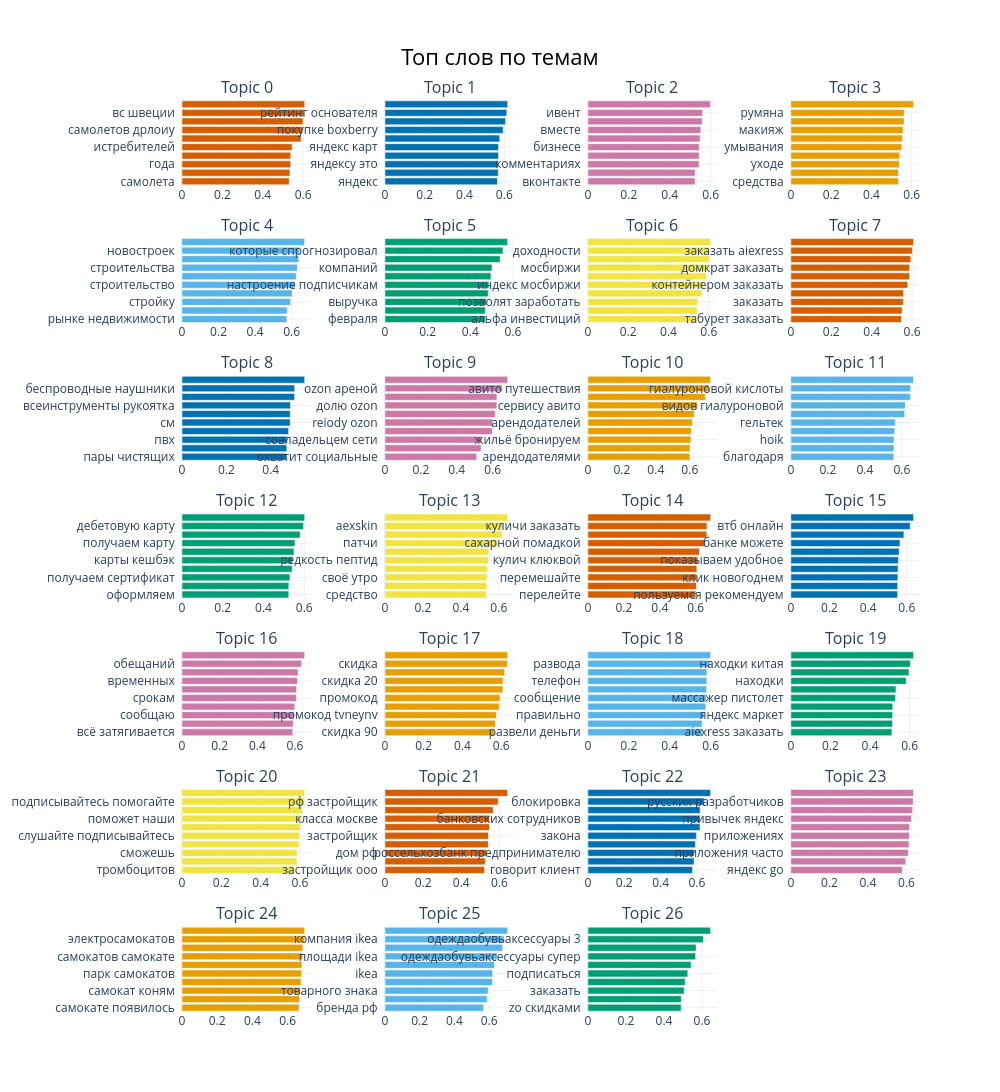

This figure's notebook cell:
### Code cell


### Figure 1 — Plotly figure (JSON) as saved in the notebook; plotly's stock layout.template omitted (floating-point values rounded to 4 significant figures)
{"data": [{"marker": {"color": "#D55E00"}, "orientation": "h", "type": "bar", "x": [0.5311, 0.5351, 0.5386, 0.5386, 0.5456, 0.5904, 0.5982, 0.5996, 0.6045, 0.608], "xaxis": "x", "y": ["самолета  ", "швеция  ", "года  ", "12 истребителей  ", "истребителей  ", "заключить данией  ", "самолетов дрлоиу  ", "продажи самолетов  ", "вс швеции  ", "вс дании  "], "yaxis": "y"}, {"marker": {"color": "#0072B2"}, "orientation": "h", "type": "bar", "x": [0.5658, 0.5697, 0.5697, 0.5708, 0.571, 0.577, 0.5942, 0.6065, 0.6124, 0.6168], "xaxis": "x2", "y": ["яндекс  ", "пять компаний  ", "яндексу это  ", "яндексу  ", "яндекс карт  ", "сбер сеть  ", "покупке boxberry  ", "яндекс объявил  ", "рейтинг основателя  ", "рейтинг яндекс  "], "yaxis": "y2"}, {"marker": {"color": "#CC79A7"}, "orientation": "h", "type": "bar", "x": [0.5238, 0.524, 0.5434, 0.5441, 0.5443, 0.5485, 0.552, 0.5588, 0.5607, 0.5997], "xaxis": "x3", "y": ["вконтакте  ", "проекта основатели  ", "комментариях  ", "бизнеса  ", "бизнесе  ", "нетворкинг 2  ", "вместе  ", "подписчиков  ", "ивент  ", "основатель askon  "], "yaxis": "y3"}, {"marker": {"color": "#E69F00"}, "orientation": "h", "type": "bar", "x": [0.5338, 0.5341, 0.5381, 0.5401, 0.55, 0.5538, 0.5569, 0.5617, 0.563, 0.609], "xaxis": "x4", "y": ["средства  ", "парфюм  ", "уходе  ", "накраситься  ", "умывания  ", "скидку покупке  ", "макияж  ", "крем  ", "румяна  ", "косметичку  "], "yaxis": "y4"}, {"marker": {"color": "#56B4E9"}, "orientation": "h", "type": "bar", "x": [0.5734, 0.5756, 0.5952, 0.6029, 0.6178, 0.6254, 0.6313, 0.6394, 0.6436, 0.6717], "xaxis": "x5", "y": ["рынке недвижимости  ", "минстрой  ", "стройку  ", "строительстве  ", "строительство  ", "недвижимость  ", "строительства  ", "застройщики  ", "новостроек  ", "новостройки  "], "yaxis": "y5"}, {"marker": {"color": "#009E73"}, "orientation": "h", "type": "bar", "x": [0.4704, 0.4707, 0.4751, 0.4841, 0.4872, 0.4965, 0.5017, 0.5403, 0.553, 0.5751], "xaxis": "x6", "y": ["февраля  ", "рынке  ", "выручка  ", "оказывается  ", "настроение подписчикам  ", "шумилов  ", "компаний  ", "газпром  ", "которые спрогнозировал  ", "разборы компаний  "], "yaxis": "y6"}, {"marker": {"color": "#F0E442"}, "orientation": "h", "type": "bar", "x": [0.5391, 0.5424, 0.5458, 0.5649, 0.5738, 0.5886, 0.5936, 0.6024, 0.6047, 0.6089], "xaxis": "x7", "y": ["альфа инвестиций  ", "рубль  ", "позволят заработать  ", "облигаций  ", "индекс мосбиржи  ", "доходностью  ", "мосбиржи  ", "индекса мосбиржи  ", "доходности  ", "доходность  "], "yaxis": "y7"}, {"marker": {"color": "#D55E00"}, "orientation": "h", "type": "bar", "x": [0.5476, 0.5507, 0.5571, 0.558, 0.5779, 0.5873, 0.5877, 0.5942, 0.6015, 0.6074], "xaxis": "x8", "y": ["табурет заказать  ", "машинка заказать  ", "заказать  ", "бутылка заказать  ", "контейнером заказать  ", "ссылка заказать  ", "домкрат заказать  ", "маркете доставка  ", "заказать aiexress  ", "яндекс маркете  "], "yaxis": "y8"}, {"marker": {"color": "#0072B2"}, "orientation": "h", "type": "bar", "x": [0.4701, 0.4722, 0.4735, 0.4802, 0.4875, 0.4877, 0.4889, 0.5072, 0.5077, 0.5529], "xaxis": "x9", "y": ["пары чистящих  ", "сверления 90  ", "пвх  ", "3599 цене  ", "см  ", "аккумулятора 32  ", "всеинструменты рукоятка  ", "стеклоочиститель puruiki  ", "беспроводные наушники  ", "подборка товаров  "], "yaxis": "y9"}, {"marker": {"color": "#CC79A7"}, "orientation": "h", "type": "bar", "x": [0.511, 0.5355, 0.5393, 0.5979, 0.6011, 0.6141, 0.6235, 0.6236, 0.6523, 0.6834], "xaxis": "x10", "y": ["охватит социальные  ", "vosok  ", "совладельцем сети  ", "ozon trve  ", "reiody ozon  ", "ozon заходит  ", "долю ozon  ", "ozon  ", "ozon ареной  ", "станет ozon  "], "yaxis": "y10"}, {"marker": {"color": "#E69F00"}, "orientation": "h", "type": "bar", "x": [0.6009, 0.6018, 0.6064, 0.6083, 0.6162, 0.6264, 0.6442, 0.6909, 0.7135, 0.7225], "xaxis": "x11", "y": ["арендодателями  ", "посуточная аренда  ", "жильё бронируем  ", "арендаторы  ", "арендодателей  ", "аренда  ", "сервису авито  ", "бизнес авито  ", "авито путешествия  ", "авито путешествиях  "], "yaxis": "y11"}, {"marker": {"color": "#56B4E9"}, "orientation": "h", "type": "bar", "x": [0.5558, 0.5566, 0.5573, 0.5605, 0.5639, 0.6146, 0.6185, 0.6459, 0.6474, 0.6626], "xaxis": "x12", "y": ["благодаря  ", "кожу  ", "hoik  ", "гель гиалуроновой  ", "гельтек  ", "увлажняют  ", "видов гиалуроновой  ", "гиалуроновой  ", "гиалуроновой кислоты  ", "гиалуроновой кислотой  "], "yaxis": "y12"}, {"marker": {"color": "#009E73"}, "orientation": "h", "type": "bar", "x": [0.5242, 0.5244, 0.5296, 0.5407, 0.5426, 0.5498, 0.5544, 0.5804, 0.5962, 0.6023], "xaxis": "x13", "y": ["оформляем  ", "сертификат  ", "получаем сертификат  ", "обслуживание карты  ", "карты кешбэк  ", "карты мтс  ", "получаем карту  ", "карту мтс  ", "дебетовую карту  ", "оформляем дебетовую  "], "yaxis": "y13"}, {"marker": {"color": "#F0E442"}, "orientation": "h", "type": "bar", "x": [0.5349, 0.5368, 0.5376, 0.54, 0.5447, 0.5473, 0.5931, 0.6183, 0.6206, 0.6466], "xaxis": "x14", "y": ["средство  ", "качественная  ", "своё утро  ", "качественная косметика  ", "редкость пептид  ", "случае патчи  ", "патчи  ", "aexskin который  ", "aexskin  ", "aexskin рассказывала  "], "yaxis": "y14"}, {"marker": {"color": "#D55E00"}, "orientation": "h", "type": "bar", "x": [0.6001, 0.6039, 0.6056, 0.6057, 0.6124, 0.6204, 0.6516, 0.6614, 0.6622, 0.6825], "xaxis": "x15", "y": ["перелейте  ", "куличи  ", "перемешайте  ", "петербурге шоколадный  ", "кулич клюквой  ", "начинкой сахарной  ", "сахарной помадкой  ", "вашего пасхального  ", "куличи заказать  ", "шоколадный кулич  "], "yaxis": "y15"}, {"marker": {"color": "#0072B2"}, "orientation": "h", "type": "bar", "x": [0.5526, 0.5526, 0.5536, 0.5549, 0.5568, 0.5606, 0.5647, 0.5849, 0.6177, 0.6349], "xaxis": "x16", "y": ["пользуемся рекомендуем  ", "бронировать подарки  ", "клик новогоднем  ", "месяца запускаем  ", "показываем удобное  ", "подарков  ", "банке можете  ", "подарки открытия  ", "втб онлайн  ", "банком открытие  "], "yaxis": "y16"}, {"marker": {"color": "#CC79A7"}, "orientation": "h", "type": "bar", "x": [0.5886, 0.591, 0.5965, 0.5986, 0.6077, 0.6083, 0.6131, 0.6168, 0.6352, 0.6515], "xaxis": "x17", "y": ["всё затягивается  ", "глобальных изменений  ", "сообщаю  ", "вызывает недовольство  ", "срокам  ", "gooe яндекс  ", "временных  ", "доброе  ", "обещаний  ", "срокам пока  "], "yaxis": "y17"}, {"marker": {"color": "#E69F00"}, "orientation": "h", "type": "bar", "x": [0.5645, 0.5707, 0.5763, 0.5907, 0.5944, 0.6093, 0.6101, 0.6185, 0.6323, 0.6339], "xaxis": "x18", "y": ["скидка 90  ", "вафельные молочном  ", "промокод tvneynv  ", "промокод gedjt  ", "промокод  ", "промокоды  ", "скидка 20  ", "повышенные скидки  ", "скидка  ", "конфеты  "], "yaxis": "y18"}, {"marker": {"color": "#56B4E9"}, "orientation": "h", "type": "bar", "x": [0.5587, 0.559, 0.5667, 0.5766, 0.577, 0.5806, 0.5818, 0.5819, 0.5958, 0.5999], "xaxis": "x19", "y": ["развели деньги  ", "телефону  ", "правильно  ", "развели  ", "сообщение  ", "рассказываю  ", "телефон  ", "спам  ", "развода  ", "почтовый сервис  "], "yaxis": "y19"}, {"marker": {"color": "#009E73"}, "orientation": "h", "type": "bar", "x": [0.5106, 0.5132, 0.5139, 0.5148, 0.529, 0.531, 0.5829, 0.5967, 0.6039, 0.6197], "xaxis": "x20", "y": ["aiexress заказать  ", "яндекс маркете  ", "яндекс маркет  ", "термопринтер купить  ", "массажер пистолет  ", "китая массажер  ", "находки  ", "aiexress находки  ", "находки китая  ", "маркете находки  "], "yaxis": "y20"}, {"marker": {"color": "#F0E442"}, "orientation": "h", "type": "bar", "x": [0.5745, 0.5845, 0.585, 0.5959, 0.5985, 0.6034, 0.6056, 0.6123, 0.6229, 0.6243], "xaxis": "x21", "y": ["тромбоцитов  ", "смотрите слушайте  ", "сможешь  ", "помощь  ", "слушайте подписывайтесь  ", "помогайте  ", "поможет наши  ", "помогайте участвуйте  ", "подписывайтесь помогайте  ", "подписывайтесь  "], "yaxis": "y21"}, {"marker": {"color": "#D55E00"}, "orientation": "h", "type": "bar", "x": [0.5223, 0.5258, 0.5336, 0.5421, 0.5425, 0.5479, 0.5492, 0.5676, 0.5936, 0.6434], "xaxis": "x22", "y": ["застройщик ооо  ", "наш дом  ", "дом рф  ", "центра москвы  ", "застройщик  ", "детский сад  ", "класса москве  ", "ипотека 3  ", "рф застройщик  ", "москве семейная  "], "yaxis": "y22"}, {"marker": {"color": "#0072B2"}, "orientation": "h", "type": "bar", "x": [0.5758, 0.5844, 0.5845, 0.5916, 0.5972, 0.6171, 0.6172, 0.6178, 0.6405, 0.6753], "xaxis": "x23", "y": ["говорит клиент  ", "проблемного клиента  ", "россельхозбанк предпринимателю  ", "банковских  ", "закона  ", "слышит клиент  ", "банковских сотрудников  ", "блокировки  ", "блокировка  ", "заблокированными счетами  "], "yaxis": "y23"}, {"marker": {"color": "#CC79A7"}, "orientation": "h", "type": "bar", "x": [0.5786, 0.596, 0.609, 0.613, 0.6151, 0.6158, 0.6259, 0.6319, 0.6348, 0.6365], "xaxis": "x24", "y": ["яндекс go  ", "аплоада яндекс  ", "приложения часто  ", "русские приложения  ", "приложениях  ", "фишек ios  ", "привычек яндекс  ", "приложениям  ", "русских разработчиков  ", "приложениях русских  "], "yaxis": "y24"}, {"marker": {"color": "#E69F00"}, "orientation": "h", "type": "bar", "x": [0.6653, 0.6685, 0.6727, 0.6761, 0.6784, 0.6813, 0.6866, 0.6871, 0.6972, 0.6972], "xaxis": "x25", "y": ["самокате появилось  ", "самокат  ", "самокат коням  ", "самокат появилось  ", "парк самокатов  ", "аренды электросамокатов  ", "самокатов самокате  ", "самокатов газпром  ", "электросамокатов  ", "батарей электросамокатов  "], "yaxis": "y25"}, {"marker": {"color": "#56B4E9"}, "orientation": "h", "type": "bar", "x": [0.5689, 0.5894, 0.5946, 0.6199, 0.6204, 0.6299, 0.6468, 0.6778, 0.6864, 0.7067], "xaxis": "x26", "y": ["бренда рф  ", "товарный знак  ", "товарного знака  ", "рф ikea  ", "ikea  ", "развивает ikea  ", "площади ikea  ", "ikea зарегистрировала  ", "компания ikea  ", "надпись ikea  "], "yaxis": "y26"}, {"marker": {"color": "#009E73"}, "orientation": "h", "type": "bar", "x": [0.4903, 0.4908, 0.5066, 0.5114, 0.5252, 0.5422, 0.566, 0.569, 0.6068, 0.6451], "xaxis": "x27", "y": ["zo скидками  ", "маркете доставка  ", "заказать  ", "яндекс маркете  ", "подписаться  ", "заводите будильники  ", "одеждаобувьаксессуары супер  ", "одеждаобувьаксессуары  ", "одеждаобувьаксессуары 3  ", "будильники одеждаобувьаксессуары  "], "yaxis": "y27"}], "layout": {"annotations": [{"font": {"size": 16}, "showarrow": false, "text": "Topic 0", "x": 0.0875, "xanchor": "center", "xref": "paper", "y": 1, "yanchor": "bottom", "yref": "paper"}, {"font": {"size": 16}, "showarrow": false, "text": "Topic 1", "x": 0.3625, "xanchor": "center", "xref": "paper", "y": 1, "yanchor": "bottom", "yref": "paper"}, {"font": {"size": 16}, "showarrow": false, "text": "Topic 2", "x": 0.6375, "xanchor": "center", "xref": "paper", "y": 1, "yanchor": "bottom", "yref": "paper"}, {"font": {"size": 16}, "showarrow": false, "text": "Topic 3", "x": 0.9125, "xanchor": "center", "xref": "paper", "y": 1, "yanchor": "bottom", "yref": "paper"}, {"font": {"size": 16}, "showarrow": false, "text": "Topic 4", "x": 0.0875, "xanchor": "center", "xref": "paper", "y": 0.849, "yanchor": "bottom", "yref": "paper"}, {"font": {"size": 16}, "showarrow": false, "text": "Topic 5", "x": 0.3625, "xanchor": "center", "xref": "paper", "y": 0.849, "yanchor": "bottom", "yref": "paper"}, {"font": {"size": 16}, "showarrow": false, "text": "Topic 6", "x": 0.6375, "xanchor": "center", "xref": "paper", "y": 0.849, "yanchor": "bottom", "yref": "paper"}, {"font": {"size": 16}, "showarrow": false, "text": "Topic 7", "x": 0.9125, "xanchor": "center", "xref": "paper", "y": 0.849, "yanchor": "bottom", "yref": "paper"}, {"font": {"size": 16}, "showarrow": false, "text": "Topic 8", "x": 0.0875, "xanchor": "center", "xref": "paper", "y": 0.698, "yanchor": "bottom", "yref": "paper"}, {"font": {"size": 16}, "showarrow": false, "text": "Topic 9", "x": 0.3625, "xanchor": "center", "xref": "paper", "y": 0.698, "yanchor": "bottom", "yref": "paper"}, {"font": {"size": 16}, "showarrow": false, "text": "Topic 10", "x": 0.6375, "xanchor": "center", "xref": "paper", "y": 0.698, "yanchor": "bottom", "yref": "paper"}, {"font": {"size": 16}, "showarrow": false, "text": "Topic 11", "x": 0.9125, "xanchor": "center", "xref": "paper", "y": 0.698, "yanchor": "bottom", "yref": "paper"}, {"font": {"size": 16}, "showarrow": false, "text": "Topic 12", "x": 0.0875, "xanchor": "center", "xref": "paper", "y": 0.5469, "yanchor": "bottom", "yref": "paper"}, {"font": {"size": 16}, "showarrow": false, "text": "Topic 13", "x": 0.3625, "xanchor": "center", "xref": "paper", "y": 0.5469, "yanchor": "bottom", "yref": "paper"}, {"font": {"size": 16}, "showarrow": false, "text": "Topic 14", "x": 0.6375, "xanchor": "center", "xref": "paper", "y": 0.5469, "yanchor": "bottom", "yref": "paper"}, {"font": {"size": 16}, "showarrow": false, "text": "Topic 15", "x": 0.9125, "xanchor": "center", "xref": "paper", "y": 0.5469, "yanchor": "bottom", "yref": "paper"}, {"font": {"size": 16}, "showarrow": false, "text": "Topic 16", "x": 0.0875, "xanchor": "center", "xref": "paper", "y": 0.3959, "yanchor": "bottom", "yref": "paper"}, {"font": {"size": 16}, "showarrow": false, "text": "Topic 17", "x": 0.3625, "xanchor": "center", "xref": "paper", "y": 0.3959, "yanchor": "bottom", "yref": "paper"}, {"font": {"size": 16}, "showarrow": false, "text": "Topic 18", "x": 0.6375, "xanchor": "center", "xref": "paper", "y": 0.3959, "yanchor": "bottom", "yref": "paper"}, {"font": {"size": 16}, "showarrow": false, "text": "Topic 19", "x": 0.9125, "xanchor": "center", "xref": "paper", "y": 0.3959, "yanchor": "bottom", "yref": "paper"}, {"font": {"size": 16}, "showarrow": false, "text": "Topic 20", "x": 0.0875, "xanchor": "center", "xref": "paper", "y": 0.2449, "yanchor": "bottom", "yref": "paper"}, {"font": {"size": 16}, "showarrow": false, "text": "Topic 21", "x": 0.3625, "xanchor": "center", "xref": "paper", "y": 0.2449, "yanchor": "bottom", "yref": "paper"}, {"font": {"size": 16}, "showarrow": false, "text": "Topic 22", "x": 0.6375, "xanchor": "center", "xref": "paper", "y": 0.2449, "yanchor": "bottom", "yref": "paper"}, {"font": {"size": 16}, "showarrow": false, "text": "Topic 23", "x": 0.9125, "xanchor": "center", "xref": "paper", "y": 0.2449, "yanchor": "bottom", "yref": "paper"}, {"font": {"size": 16}, "showarrow": false, "text": "Topic 24", "x": 0.0875, "xanchor": "center", "xref": "paper", "y": 0.09388, "yanchor": "bottom", "yref": "paper"}, {"font": {"size": 16}, "showarrow": false, "text": "Topic 25", "x": 0.3625, "xanchor": "center", "xref": "paper", "y": 0.09388, "yanchor": "bottom", "yref": "paper"}, {"font": {"size": 16}, "showarrow": false, "text": "Topic 26", "x": 0.6375, "xanchor": "center", "xref": "paper", "y": 0.09388, "yanchor": "bottom", "yref": "paper"}], "height": 1750, "hoverlabel": {"bgcolor": "white", "font": {"family": "Rockwell", "size": 16}}, "showlegend": false, "title": {"font": {"color": "Black", "size": 22}, "text": "Топ слов по темам", "x": 0.5, "xanchor": "center", "yanchor": "top"}, "width": 1000, "xaxis": {"anchor": "y", "domain": [0, 0.175], "showgrid": true}, "xaxis10": {"anchor": "y10", "domain": [0.275, 0.45], "showgrid": true}, "xaxis11": {"anchor": "y11", "domain": [0.55, 0.725], "showgrid": true}, "xaxis12": {"anchor": "y12", "domain": [0.825, 1], "showgrid": true}, "xaxis13": {"anchor": "y13", "domain": [0, 0.175], "showgrid": true}, "xaxis14": {"anchor": "y14", "domain": [0.275, 0.45], "showgrid": true}, "xaxis15": {"anchor": "y15", "domain": [0.55, 0.725], "showgrid": true}, "xaxis16": {"anchor": "y16", "domain": [0.825, 1], "showgrid": true}, "xaxis17": {"anchor": "y17", "domain": [0, 0.175], "showgrid": true}, "xaxis18": {"anchor": "y18", "domain": [0.275, 0.45], "showgrid": true}, "xaxis19": {"anchor": "y19", "domain": [0.55, 0.725], "showgrid": true}, "xaxis2": {"anchor": "y2", "domain": [0.275, 0.45], "showgrid": true}, "xaxis20": {"anchor": "y20", "domain": [0.825, 1], "showgrid": true}, "xaxis21": {"anchor": "y21", "domain": [0, 0.175], "showgrid": true}, "xaxis22": {"anchor": "y22", "domain": [0.275, 0.45], "showgrid": true}, "xaxis23": {"anchor": "y23", "domain": [0.55, 0.725], "showgrid": true}, "xaxis24": {"anchor": "y24", "domain": [0.825, 1], "showgrid": true}, "xaxis25": {"anchor": "y25", "domain": [0, 0.175], "showgrid": true}, "xaxis26": {"anchor": "y26", "domain": [0.275, 0.45], "showgrid": true}, "xaxis27": {"anchor": "y27", "domain": [0.55, 0.725], "showgrid": true}, "xaxis28": {"anchor": "y28", "domain": [0.825, 1], "showgrid": true}, "xaxis3": {"anchor": "y3", "domain": [0.55, 0.725], "showgrid": true}, "xaxis4": {"anchor": "y4", "domain": [0.825, 1], "showgrid": true}, "xaxis5": {"anchor": "y5", "domain": [0, 0.175], "showgrid": true}, "xaxis6": {"anchor": "y6", "domain": [0.275, 0.45], "showgrid": true}, "xaxis7": {"anchor": "y7", "domain": [0.55, 0.725], "showgrid": true}, "xaxis8": {"anchor": "y8", "domain": [0.825, 1], "showgrid": true}, "xaxis9": {"anchor": "y9", "domain": [0, 0.175], "showgrid": true}, "yaxis": {"anchor": "x", "domain": [0.9061, 1], "showgrid": true}, "yaxis10": {"anchor": "x10", "domain": [0.6041, 0.698], "showgrid": true}, "yaxis11": {"anchor": "x11", "domain": [0.6041, 0.698], "showgrid": true}, "yaxis12": {"anchor": "x12", "domain": [0.6041, 0.698], "showgrid": true}, "yaxis13": {"anchor": "x13", "domain": [0.4531, 0.5469], "showgrid": true}, "yaxis14": {"anchor": "x14", "domain": [0.4531, 0.5469], "showgrid": true}, "yaxis15": {"anchor": "x15", "domain": [0.4531, 0.5469], "showgrid": true}, "yaxis16": {"anchor": "x16", "domain": [0.4531, 0.5469], "showgrid": true}, "yaxis17": {"anchor": "x17", "domain": [0.302, 0.3959], "showgrid": true}, "yaxis18": {"anchor": "x18", "domain": [0.302, 0.3959], "showgrid": true}, "yaxis19": {"anchor": "x19", "domain": [0.302, 0.3959], "showgrid": true}, "yaxis2": {"anchor": "x2", "domain": [0.9061, 1], "showgrid": true}, "yaxis20": {"anchor": "x20", "domain": [0.302, 0.3959], "showgrid": true}, "yaxis21": {"anchor": "x21", "domain": [0.151, 0.2449], "showgrid": true}, "yaxis22": {"anchor": "x22", "domain": [0.151, 0.2449], "showgrid": true}, "yaxis23": {"anchor": "x23", "domain": [0.151, 0.2449], "showgrid": true}, "yaxis24": {"anchor": "x24", "domain": [0.151, 0.2449], "showgrid": true}, "yaxis25": {"anchor": "x25", "domain": [0, 0.09388], "showgrid": true}, "yaxis26": {"anchor": "x26", "domain": [0, 0.09388], "showgrid": true}, "yaxis27": {"anchor": "x27", "domain": [0, 0.09388], "showgrid": true}, "yaxis28": {"anchor": "x28", "domain": [0, 0.09388], "showgrid": true}, "yaxis3": {"anchor": "x3", "domain": [0.9061, 1], "showgrid": true}, "yaxis4": {"anchor": "x4", "domain": [0.9061, 1], "showgrid": true}, "yaxis5": {"anchor": "x5", "domain": [0.7551, 0.849], "showgrid": true}, "yaxis6": {"anchor": "x6", "domain": [0.7551, 0.849], "showgrid": true}, "yaxis7": {"anchor": "x7", "domain": [0.7551, 0.849], "showgrid": true}, "yaxis8": {"anchor": "x8", "domain": [0.7551, 0.849], "showgrid": true}, "yaxis9": {"anchor": "x9", "domain": [0.6041, 0.698], "showgrid": true}}}
